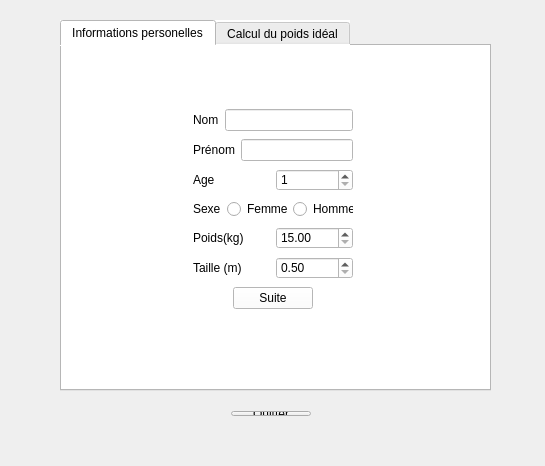
<?xml version="1.0" encoding="UTF-8"?>
<ui version="4.0">
 <class>Widget</class>
 <widget class="QWidget" name="Widget">
  <property name="geometry">
   <rect>
    <x>0</x>
    <y>0</y>
    <width>545</width>
    <height>466</height>
   </rect>
  </property>
  <property name="minimumSize">
   <size>
    <width>545</width>
    <height>466</height>
   </size>
  </property>
  <property name="maximumSize">
   <size>
    <width>545</width>
    <height>466</height>
   </size>
  </property>
  <property name="windowTitle">
   <string>Calcul du poids idéal</string>
  </property>
  <property name="styleSheet">
   <string notr="true"/>
  </property>
  <widget class="QTabWidget" name="tabWidget">
   <property name="geometry">
    <rect>
     <x>60</x>
     <y>20</y>
     <width>431</width>
     <height>371</height>
    </rect>
   </property>
   <property name="whatsThis">
    <string>&lt;html&gt;&lt;head/&gt;&lt;body&gt;&lt;p&gt;&lt;br/&gt;&lt;/p&gt;&lt;p&gt;&lt;br/&gt;&lt;/p&gt;&lt;/body&gt;&lt;/html&gt;</string>
   </property>
   <property name="autoFillBackground">
    <bool>false</bool>
   </property>
   <property name="styleSheet">
    <string notr="true">background-color: rgb(255, 255, 255);</string>
   </property>
   <property name="currentIndex">
    <number>0</number>
   </property>
   <widget class="QWidget" name="widgetInfo">
    <property name="styleSheet">
     <string notr="true"/>
    </property>
    <attribute name="title">
     <string>Informations personelles</string>
    </attribute>
    <widget class="QWidget" name="layoutWidget">
     <property name="geometry">
      <rect>
       <x>120</x>
       <y>50</y>
       <width>182</width>
       <height>228</height>
      </rect>
     </property>
     <layout class="QVBoxLayout" name="verticalLayout">
      <item>
       <layout class="QHBoxLayout" name="horizontalLayout">
        <item>
         <widget class="QLabel" name="labelNom">
          <property name="text">
           <string>Nom</string>
          </property>
         </widget>
        </item>
        <item>
         <widget class="QLineEdit" name="lineEditNom"/>
        </item>
       </layout>
      </item>
      <item>
       <layout class="QHBoxLayout" name="horizontalLayout_2">
        <item>
         <widget class="QLabel" name="labelPrenom">
          <property name="text">
           <string>Prénom</string>
          </property>
         </widget>
        </item>
        <item>
         <widget class="QLineEdit" name="lineEditPrenom"/>
        </item>
       </layout>
      </item>
      <item>
       <layout class="QHBoxLayout" name="horizontalLayout_4">
        <item>
         <widget class="QLabel" name="labelAge">
          <property name="text">
           <string>Age</string>
          </property>
         </widget>
        </item>
        <item>
         <widget class="QSpinBox" name="spinBoxAge">
          <property name="minimum">
           <number>1</number>
          </property>
          <property name="maximum">
           <number>200</number>
          </property>
         </widget>
        </item>
       </layout>
      </item>
      <item>
       <layout class="QHBoxLayout" name="horizontalLayout_3">
        <item>
         <widget class="QLabel" name="labelSexe">
          <property name="text">
           <string>Sexe</string>
          </property>
         </widget>
        </item>
        <item>
         <widget class="QRadioButton" name="radioButtonFemme">
          <property name="text">
           <string>Femme</string>
          </property>
         </widget>
        </item>
        <item>
         <widget class="QRadioButton" name="radioButtonHomme">
          <property name="text">
           <string>Homme</string>
          </property>
         </widget>
        </item>
       </layout>
      </item>
      <item>
       <layout class="QHBoxLayout" name="horizontalLayout_5">
        <item>
         <widget class="QLabel" name="labelPoids">
          <property name="text">
           <string>Poids(kg)</string>
          </property>
         </widget>
        </item>
        <item>
         <widget class="QDoubleSpinBox" name="doubleSpinBoxPoids">
          <property name="minimum">
           <double>15.000000000000000</double>
          </property>
          <property name="maximum">
           <double>300.000000000000000</double>
          </property>
          <property name="singleStep">
           <double>0.100000000000000</double>
          </property>
         </widget>
        </item>
       </layout>
      </item>
      <item>
       <layout class="QHBoxLayout" name="horizontalLayout_6">
        <item>
         <widget class="QLabel" name="labelTaille">
          <property name="text">
           <string>Taille (m)</string>
          </property>
         </widget>
        </item>
        <item>
         <widget class="QDoubleSpinBox" name="doubleSpinBoxTaille">
          <property name="minimum">
           <double>0.500000000000000</double>
          </property>
          <property name="maximum">
           <double>3.000000000000000</double>
          </property>
          <property name="singleStep">
           <double>0.010000000000000</double>
          </property>
         </widget>
        </item>
       </layout>
      </item>
      <item>
       <layout class="QHBoxLayout" name="horizontalLayout_7">
        <item>
         <spacer name="horizontalSpacer">
          <property name="orientation">
           <enum>Qt::Horizontal</enum>
          </property>
          <property name="sizeHint" stdset="0">
           <size>
            <width>40</width>
            <height>20</height>
           </size>
          </property>
         </spacer>
        </item>
        <item>
         <widget class="QPushButton" name="pushButtonSuite">
          <property name="text">
           <string>Suite</string>
          </property>
         </widget>
        </item>
        <item>
         <spacer name="horizontalSpacer_2">
          <property name="orientation">
           <enum>Qt::Horizontal</enum>
          </property>
          <property name="sizeHint" stdset="0">
           <size>
            <width>40</width>
            <height>20</height>
           </size>
          </property>
         </spacer>
        </item>
       </layout>
      </item>
     </layout>
    </widget>
   </widget>
   <widget class="QWidget" name="widgetCalcul">
    <attribute name="title">
     <string>Calcul du poids idéal</string>
    </attribute>
    <widget class="QTextEdit" name="textEditAfficheur">
     <property name="geometry">
      <rect>
       <x>10</x>
       <y>10</y>
       <width>411</width>
       <height>211</height>
      </rect>
     </property>
    </widget>
    <widget class="QWidget" name="layoutWidget">
     <property name="geometry">
      <rect>
       <x>70</x>
       <y>240</y>
       <width>293</width>
       <height>89</height>
      </rect>
     </property>
     <layout class="QVBoxLayout" name="verticalLayout_2">
      <item>
       <widget class="QPushButton" name="pushButtonDevine">
        <property name="text">
         <string>Poids idéal formule de devine</string>
        </property>
       </widget>
      </item>
      <item>
       <widget class="QPushButton" name="pushButtonLorentz">
        <property name="text">
         <string>Poids idéal formule de lorentz</string>
        </property>
       </widget>
      </item>
      <item>
       <widget class="QPushButton" name="pushButtonLorentzAge">
        <property name="text">
         <string>Poids idéal formule de lorentz en fonction de l'age</string>
        </property>
       </widget>
      </item>
     </layout>
    </widget>
   </widget>
  </widget>
  <widget class="QWidget" name="layoutWidget">
   <property name="geometry">
    <rect>
     <x>0</x>
     <y>400</y>
     <width>541</width>
     <height>27</height>
    </rect>
   </property>
   <layout class="QHBoxLayout" name="horizontalLayout_8">
    <item>
     <spacer name="horizontalSpacer_3">
      <property name="orientation">
       <enum>Qt::Horizontal</enum>
      </property>
      <property name="sizeHint" stdset="0">
       <size>
        <width>40</width>
        <height>20</height>
       </size>
      </property>
     </spacer>
    </item>
    <item>
     <widget class="QPushButton" name="pushButtonQuitter">
      <property name="text">
       <string>Quitter</string>
      </property>
     </widget>
    </item>
    <item>
     <spacer name="horizontalSpacer_4">
      <property name="orientation">
       <enum>Qt::Horizontal</enum>
      </property>
      <property name="sizeHint" stdset="0">
       <size>
        <width>40</width>
        <height>20</height>
       </size>
      </property>
     </spacer>
    </item>
   </layout>
  </widget>
 </widget>
 <layoutdefault spacing="6" margin="11"/>
 <resources/>
 <connections>
  <connection>
   <sender>pushButtonQuitter</sender>
   <signal>clicked()</signal>
   <receiver>Widget</receiver>
   <slot>close()</slot>
   <hints>
    <hint type="sourcelabel">
     <x>297</x>
     <y>415</y>
    </hint>
    <hint type="destinationlabel">
     <x>402</x>
     <y>435</y>
    </hint>
   </hints>
  </connection>
 </connections>
</ui>
